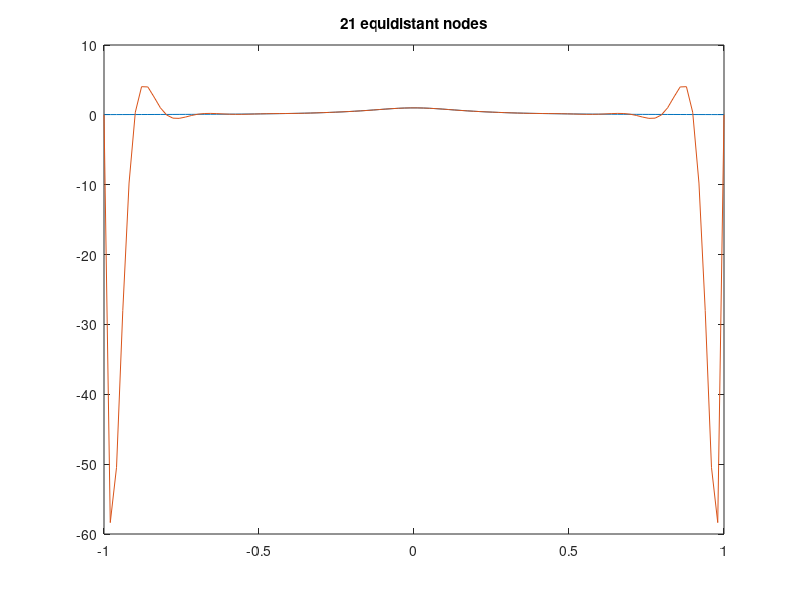

Recreate this plot in MATLAB.
clear ;
clf ;
fprintf("Runge phenomena\n") ;

R=@(t) 1 ./ (1+25*t.^2);
xx = linspace(-1,1) ;
yy = R(xx) ;

for n=3:20
  t=linspace(-1,1,n+1);
  p=polyfit(t,R(t),n);
  plot(xx,yy,xx, polyval(p, xx)) ;
  title(sprintf("%d equidistant nodes",n+1)) ;
  pause() ;
end